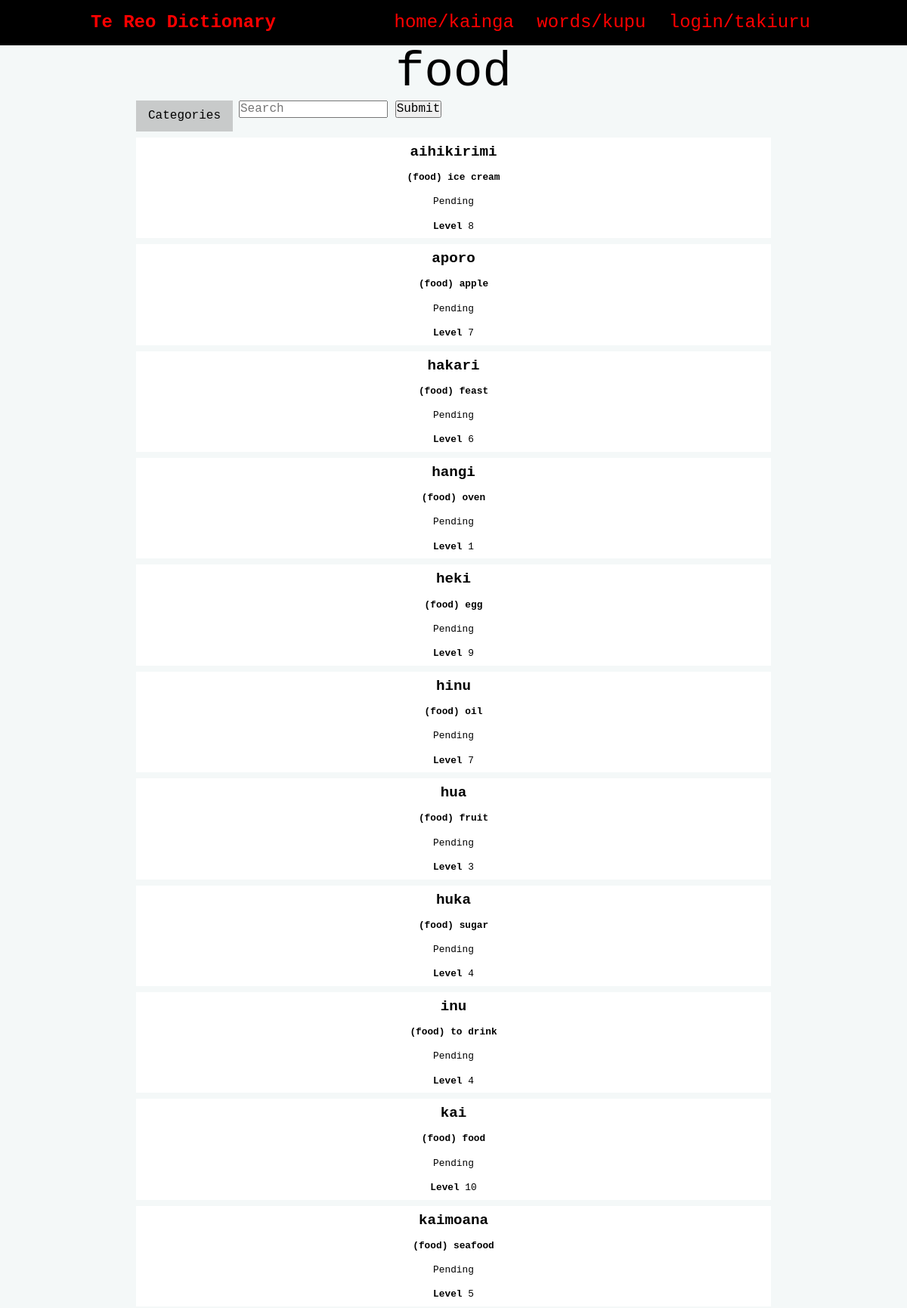
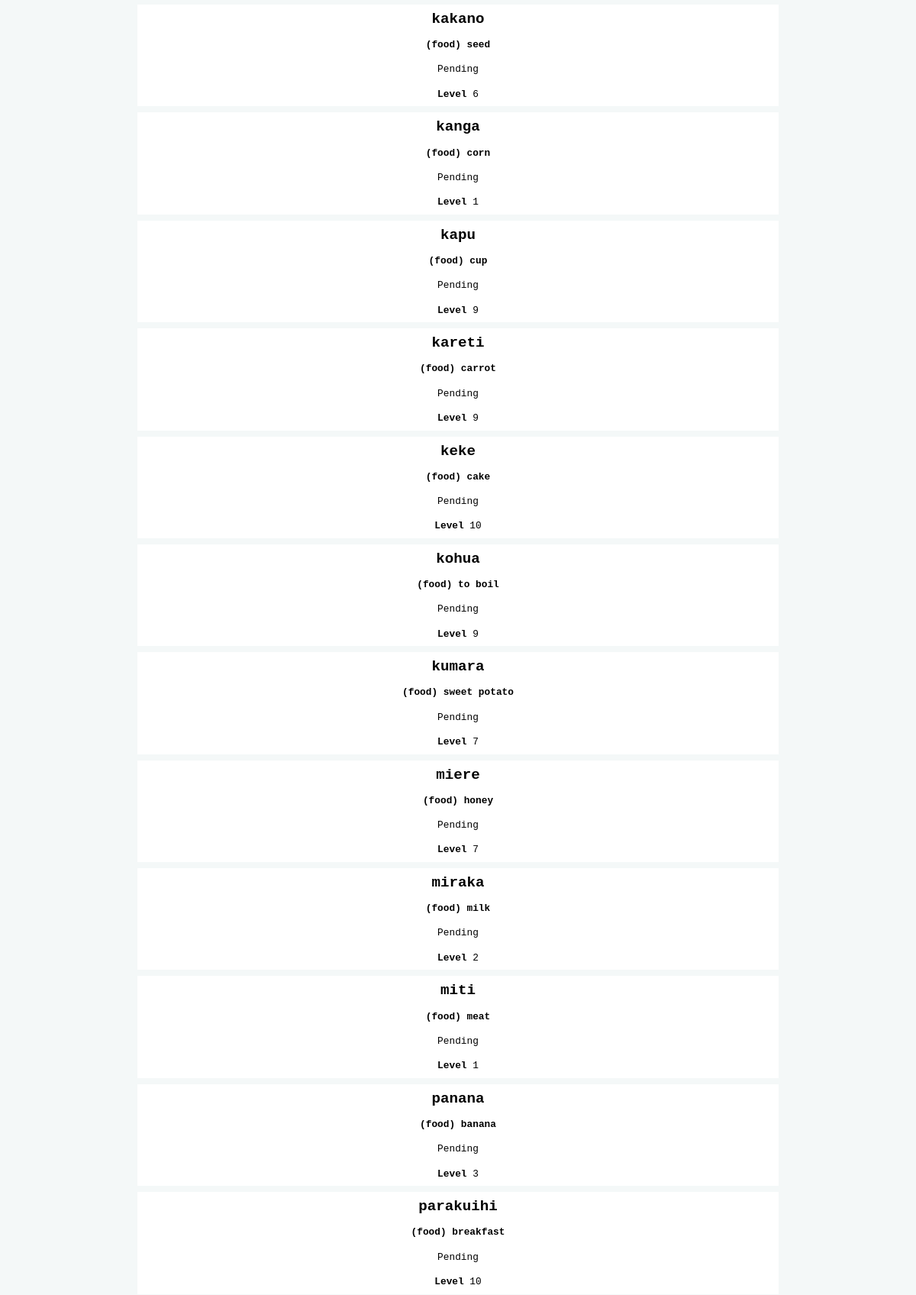
The app's page /database/7 (upper part) with its own data (2 pictures, top to bottom).
### tables this page shows
CREATE TABLE "categories"
(
    id      integer                            not null
        primary key autoincrement
        unique,
    name    varchar(40)                        not null
        unique,
    user_id integer  default 1
        constraint categories_user_id__fk
            references users,
    date    datetime default current_timestamp not null
);

CREATE TABLE "entries"
(
    id          integer                            not null
        primary key autoincrement
        unique,
    maori       varchar(85)                        not null,
    english     varchar(40)                        not null,
    definition  varchar(300) default 'Pending',
    level       tinyint                            not null,
    image       varchar(15)  default 'noimage.png' not null,
    category_id integer                            not null
        constraint entries_category_id_fk
            references categories,
    user_id     integer      default 1
        constraint entries_user_id_fk
            references users,
    date        datetime     default current_timestamp
);

### app.py (the view)
@app.route('/database/<category_id>')
def render_database_categories(category_id):
    con = connect(DATABASE)
    cur = con.cursor()
    if category_id == '-1':
        query = "SELECT entries.id, entries.maori, entries.english, entries.definition, entries.level, " \
                "categories.name " \
                "FROM entries " \
                "INNER JOIN categories ON entries.category_id=categories.id " \
                "ORDER BY entries.date DESC "
        cur.execute(query)
    else:
        query = "SELECT entries.id, entries.maori, entries.english, entries.definition, entries.level, " \
                "categories.name " \
                "FROM entries " \
                "INNER JOIN categories ON entries.category_id=categories.id " \
                "WHERE category_id=? " \
                "ORDER BY entries.date DESC "
        cur.execute(query, (category_id,))
    entry_list = cur.fetchall()  # stores information on all the entries that will be displayed
    query = "SELECT id, name " \
            "FROM categories " \
            "ORDER BY date ASC "
    cur.execute(query)
    category_list = cur.fetchall()  # stores information on all the categories to be displayed in the filters
    con.close()
    if len(entry_list) == 0:
        return redirect("/no_results")
    else:
        return render_template('database.html', entries=entry_list, categories=category_list, id=int(category_id))

### app.py (called while the page is built)
def connect(db_file):
    try:
        connection = sqlite3.connect(db_file)
        return connection
    except sqlite3.Error as e:
        print(e)
    return None

@app.context_processor
def logged_in_context_processor():
    return dict(logged_in=logged_in)

def logged_in():
    if session.get("user_id"):
        return True
    else:
        return False

@app.context_processor
def is_admin_context_processor():
    return dict(is_admin=is_admin)

def is_admin():
    if logged_in() and session.get("type") == 1:
        return True
    else:
        return False

### templates/database.html (shortened to what this page needs)
{% extends "base.html" %}
{% block pageheading %}
    {% if id == -1 %}
        words/kupu
    {% else %}
        {{ categories[id-1][1] }}
    {% endif %}
{% endblock %}
{% block main %}
    <div class="filters">
        <div class="dropdown">
            <button class="dropdown-button">Categories</button>
        </div>
        <div class="search-bar">
            <form method="POST" action="/search">
                <input type="text" placeholder="Search" name="search" id="search">
                <button type="submit">Submit</button>
            </form>
        </div>
    </div>
    <div class="entry">
        {% for entry in entries %}
            <a href="/entry/{{ entry[0] }}">
                <div class="entry-box">
                    <h3 class="entry-box-heading"><strong>{{ entry[1] }}</strong></h3>
                    <p class="entry-box-heading"><strong>({{ entry[5] }}) {{ entry[2] }}</strong></p>
                    <p class="entry-box-info">{{ entry[3] }}</p>
                    <p class="entry-box-info"><strong>Level </strong>{{ entry[4] }}</p>
                </div>
            </a>
        {% endfor %}
    </div>
{% endblock %}

### static/style.css (style rules this page uses)
:root { --red: #FF0000; --dark-red: #a00808; --white: #FFFFFF; --light-gray: #F4F8F8; --gray: #c8caca; --dark-gray: #959696; --black: #000000; }
* { font-family: 'Monaco', monospace; padding: 0; margin: 0; box-sizing: border-box; }
html, body { background-color: var(--light-gray); overflow-x: hidden; }
a, a:visited { color: var(--red); text-decoration: none; }
.entry-box { width: 100%; background: var(--white); border: 0 solid var(--gray); color: var(--black); margin-bottom: 0.5rem; }
.entry-box-heading { padding: 0.5rem; }
.entry-box-info { padding: 0.5rem; max-width: 100%; word-wrap: break-word; }
.entry-box h3 { font-size: 1.2rem; text-align: center; }
.entry-box p { font-size: 0.8rem; margin-bottom: 0.1rem; text-align: center; }
.filters { margin-bottom: 0.5rem; display: flex; }
.search-bar { display: block; margin-bottom: 0.5rem; }
.dropdown { margin-right: 0.5rem; }
.dropdown .dropdown-button { background-color: var(--gray); border: none; padding: 0.7rem 1rem; }
.dropdown-button { background-color: var(--gray); }

### records on screen
categories: name "food"
entries: maori "aihikirimi", name "food", english "ice cream", definition "Pending", level "8"
entries: maori "aporo", name "food", english "apple", definition "Pending", level "7"
entries: maori "hakari", name "food", english "feast", definition "Pending", level "6"
entries: maori "hangi", name "food", english "oven", definition "Pending", level "1"
entries: maori "heki", name "food", english "egg", definition "Pending", level "9"
entries: maori "hinu", name "food", english "oil", definition "Pending", level "7"
entries: maori "hua", name "food", english "fruit", definition "Pending", level "3"
entries: maori "huka", name "food", english "sugar", definition "Pending", level "4"
entries: maori "inu", name "food", english "to drink", definition "Pending", level "4"
entries: maori "kai", name "food", english "food", definition "Pending", level "10"
entries: maori "kaimoana", name "food", english "seafood", definition "Pending", level "5"
entries: maori "kakano", name "food", english "seed", definition "Pending", level "6"
entries: maori "kanga", name "food", english "corn", definition "Pending", level "1"
entries: maori "kapu", name "food", english "cup", definition "Pending", level "9"
entries: maori "kareti", name "food", english "carrot", definition "Pending", level "9"
entries: maori "keke", name "food", english "cake", definition "Pending", level "10"
entries: maori "kohua", name "food", english "to boil", definition "Pending", level "9"
entries: maori "kumara", name "food", english "sweet potato", definition "Pending", level "7"
entries: maori "miere", name "food", english "honey", definition "Pending", level "7"
entries: maori "miraka", name "food", english "milk", definition "Pending", level "2"
entries: maori "miti", name "food", english "meat", definition "Pending", level "1"
entries: maori "panana", name "food", english "banana", definition "Pending", level "3"
entries: maori "parakuihi", name "food", english "breakfast", definition "Pending", level "10"
